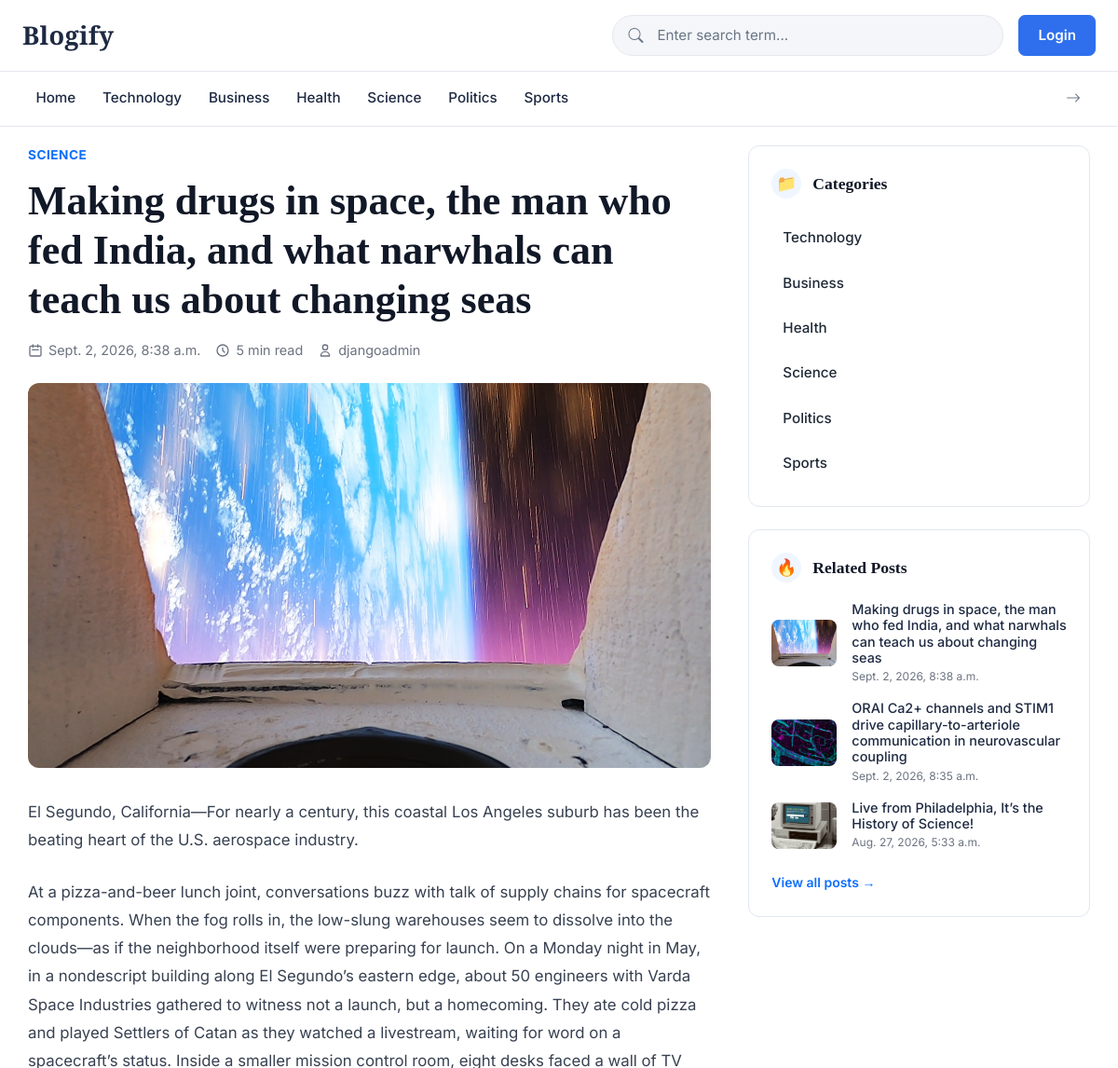
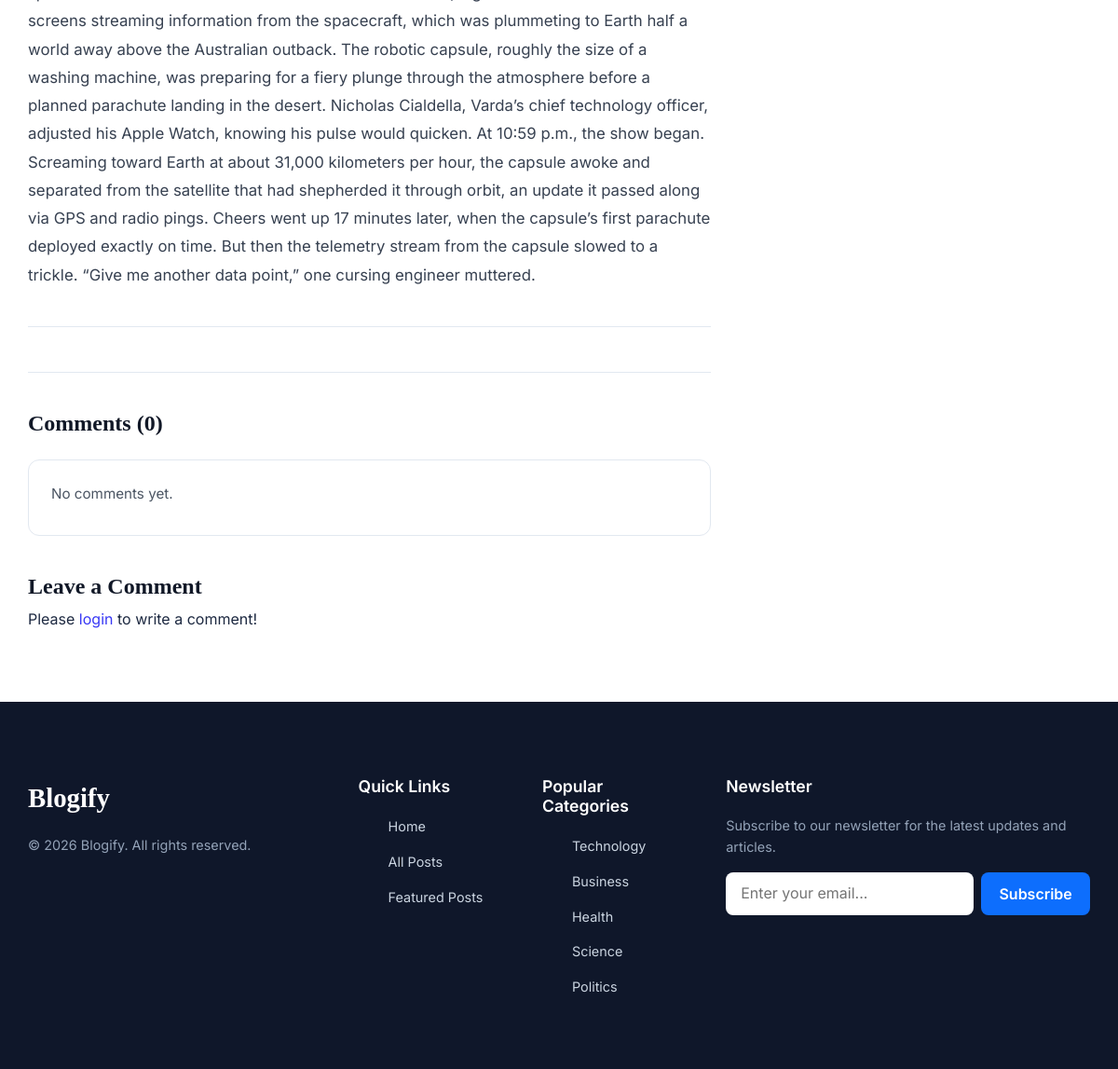
Screenshot of /blogs/making-drugs-in-space-the-man-who-fed-india-and-what-narwhals-can-teach-us-about-changing-seas-21/ with the database file from the repository (2 pictures, top to bottom).
### blogs/models.py (models this page shows, shortened)
class Category(models.Model):
    category_name = models.CharField(max_length=50, unique=True)
    created_at = models.DateTimeField(auto_now_add=True)
    updated_at = models.DateTimeField(auto_now=True)
    class Meta:
        verbose_name_plural = "Categories"
    def __str__(self):
        return self.category_name

class Blog(models.Model):
    title = models.CharField(max_length=100)
    slug = models.SlugField(max_length=150, unique=True, blank=True)
    category = models.ForeignKey(Category, on_delete=models.CASCADE, related_name='blogs')
    author = models.ForeignKey(User, on_delete=models.CASCADE, related_name='blogs')
    featured_image = models.ImageField(upload_to='uploads/%Y/%m/%d')
    short_description = models.TextField(max_length=500)
    blog_body = models.TextField(max_length=2000)
    status=models.CharField(max_length=20, choices=STATUS_CHOICES, default='Draft')
    is_featured = models.BooleanField(default=False)
    created_at = models.DateTimeField(auto_now_add=True)
    updated_at = models.DateTimeField(auto_now=True)

### blogs/views.py (the view, shortened to what this page needs)
# urls.py: path('blogs/<slug:slug>/', blogViews.post_by_slug, name='post_by_slug'),
def post_by_slug(request, slug):
    post = get_object_or_404(Blog, slug=slug)
    comments = Comment.objects.filter(blog=post)
    related_posts = Blog.objects.filter(category=post.category, status="Published").order_by("-created_at")[:3]
    context = {
        'post': post,
        'comments': comments,
        "comment_count": len(comments),
        "related_posts": related_posts
    }
    return render(request, 'blog.html', context)

### blogs/context_processors.py (called while the page is built)
def get_categories(request):
    categories = Category.objects.all().order_by('-updated_at')
    return dict(categories=categories)

def get_sociallinks(request):
    links = SocialLink.objects.all()
    return dict(social_links=links)

### templates/blog.html
{% extends 'base.html' %}
{% block content %}
<main class="container content-split">
    <article class="post-content">
        <header>
            <span class="post-category">{{post.category}}</span>
            <h1 class="post-title serif-heading">{{post.title}}</h1>
            <div class="post-meta">
                <div class="post-meta-item">
                    <svg width="16" height="16" fill="none" stroke="currentColor" stroke-width="2" viewBox="0 0 24 24">
                        <path stroke-linecap="round" stroke-linejoin="round"
                            d="M8 7V3m8 4V3m-9 8h10M5 21h14a2 2 0 002-2V7a2 2 0 00-2-2H5a2 2 0 00-2 2v12a2 2 0 002 2z">
                        </path>
                    </svg>
                    {{post.created_at}}
                </div>
                <div class="post-meta-item">
                    <svg width="16" height="16" fill="none" stroke="currentColor" stroke-width="2" viewBox="0 0 24 24">
                        <path stroke-linecap="round" stroke-linejoin="round"
                            d="M12 8v4l3 3m6-3a9 9 0 11-18 0 9 9 0 0118 0z"></path>
                    </svg>
                    5 min read
                </div>
                <div class="post-meta-item">
                    <svg width="16" height="16" fill="none" stroke="currentColor" stroke-width="2" viewBox="0 0 24 24">
                        <path stroke-linecap="round" stroke-linejoin="round"
                            d="M16 7a4 4 0 11-8 0 4 4 0 018 0zM12 14a7 7 0 00-7 7h14a7 7 0 00-7-7z"></path>
                    </svg>
                    {{post.author}}
                </div>
            </div>
        </header>
        <img src="{{post.featured_image.url}}" alt="Profit and profiteroles" class="post-hero-img">
         <div class="post-body">
            {{post.short_description}}
        </div>
        <br>
        <div class="post-body">
            {{post.blog_body}}
        </div>
        <div class="share-section"></div>
        <section class="comments-section">
            <h3 class="comments-header serif-heading">Comments ({{comment_count}})</h3>
            <div class="comments-container">
                 {% if comments %}
                 {% for comment in comments %}
                <div class="comment-item">
                    <div class="comment-content">
                        <div class="comment-top">
                            <span class="comment-name">{{comment.user}}</span>
                            <span class="comment-time">{{comment.created_at | timesince}}</span>
                        </div>
                        <p class="comment-text">{{comment.comment}}</p>
                    </div>
                </div>
                {% endfor %}
                {% else %}
                <div class="comment-item">
                    <div class="comment-content">
                        <p class="comment-text">No comments yet.</p>
                    </div>
                </div>
                {% endif %}
            </div>
            <h3 class="comments-header serif-heading" style="margin-bottom: 8px;">Leave a Comment</h3>
            {% if user.is_authenticated %}
            <form class="comment-form" action="" method="POST">
                {% csrf_token %}
                <textarea class="form-control" placeholder="Write your comment..." name="comment"></textarea>
                <button type="submit" class="btn btn-primary">Post Comment</button>
            </form>
            {% else %}
            <p>Please <span><a href="{% url 'login' %}" style="color: rgb(57, 57, 245);">login</a></span> to write a comment!</p>
            {% endif %}
        </section>
    </article>
    <aside class="sidebar-col">
        <div class="widget">
            <h3 class="widget-header-title serif-heading">
                <div class="widget-icon">📁</div>
                Categories
            </h3>
            <div class="cat-list">
                {% for cat in categories %}
                <a href="{% url 'posts_by_category' cat %}" class="cat-item" style="text-decoration: none; transition: .2s ease;">
                    <span>{{cat}}</span>
                </a>
                {% endfor %}
            </div>
        </div>
        <div class="widget">
            <h3 class="widget-header-title serif-heading">
                <div class="widget-icon">🔥</div>
                Related Posts
            </h3>
            <div class="recent-list" style="gap: 16px;">
                 {% for post in related_posts %}
                <a href="{% url 'post_by_slug' slug=post.slug %}" style="text-decoration: none; transition: .2s ease;">
                <article class="recent-item" style="padding: 0; border: none;">
                    <img src="{{post.featured_image.url}}" alt="Climate" class="recent-img" style="width: 70px; height: 50px;">
                    <div class="recent-content">
                        <h4 class="recent-title" style="font-size: 0.9rem; margin-bottom: 2px;">{{post.title}}</h4>
                        <div class="card-meta" style="font-size: 0.75rem;">{{post.created_at}}</div>
                    </div>
                </article>
                </a>
                {% endfor %}
            </div>
            <div style="margin-top: 20px;">
                <a href="{% url 'posts_by_category' post.category %}" class="view-all">View all posts &rarr;</a>
            </div>
        </div>
    </aside>
</main>
{% endblock %}

### templates/base.html (shortened to what this page needs)
{% load static %}
<!DOCTYPE html>
<html lang="en">
<head>
    <link href="https://getbootstrap.com/docs/4.0/dist/css/bootstrap.min.css" rel="stylesheet">
    <link rel="stylesheet" href="https://cdnjs.cloudflare.com/ajax/libs/font-awesome/7.3.1/css/all.min.css">
    <link href="https://cdn.jsdelivr.net/npm/bootstrap@5.3.3/dist/css/bootstrap.min.css" rel="stylesheet">
    <link href="https://cdn.jsdelivr.net/npm/bootstrap-icons@1.11.3/font/bootstrap-icons.min.css" rel="stylesheet">
    <link href="{% static 'css/blog.css'%}" rel="stylesheet">
    <link rel="stylesheet" href="{% static 'css/nav.css' %}">
</head>
<body>
    <header>
        <nav class="navbar navbar-expand-lg topbar py-3">
            <div class="container-fluid px-3 px-lg-4">
                <a href="{% url 'home' %}" class="brand" style="text-decoration: none; color: #1e2a42;">Blogify</a>
                <div class="collapse navbar-collapse" id="mainNav">
                    <div class="search ms-lg-auto mt-3 mt-lg-0">
                        <form class="input-group" action="{% url 'search' %}">
                            <span class="input-group-text search-icon"><i class="bi bi-search"></i></span>
                            <input type="search" class="form-control search-input" placeholder="Enter search term..."
                                name="base_search" value="{{ base_search }}">
                        </form>
                    </div>
                    <ul class="navbar-nav account-nav ms-lg-3">
                        {% if user.is_authenticated %}
                        <li class="nav-item">
                            <a href="{% url 'dashboard' %}" class="nav-link-custom">Dashboard</a>
                        </li>
                        <li class="nav-item">
                            <a href="{% url 'logout' %}" class="login">Logout</a>
                        </li>
                        {% else %}
                        <li class="nav-item">
                            <a href="{% url 'login' %}" class="login">Login</a>
                        </li>
                        {% endif %}
                    </ul>
                </div>
            </div>
        </nav>
        <nav class="category-bar">
            <div class="container-fluid px-3 px-lg-4">
                <div class="category-row">
                    <div class="category-scroll" id="categoryScroll">
                        <a href="{% url 'home' %}"
                            class="category-link {% if request.path == '/' %} active {%endif%}">Home</a>
                        {% for cat in categories %}
                        {% url 'posts_by_category' cat_name=cat as category_url %}
                        <a href="{% url 'posts_by_category' cat_name=cat %}"
                            class="category-link {% if category_url == request.path %} active {% endif %}">{{cat}}</a>
                        {% endfor %}
                    </div>
                    <button type="button" class="scroll-arrow border-0 bg-transparent" id="categoryArrow"
                        aria-label="More categories">
                        <i class="bi bi-arrow-right"></i>
                    </button>
                </div>
            </div>
        </nav>
    </header>
    {% block content %}
    {% endblock %}
    <footer class="footer">
        <div class="container footer-grid">
            <div class="footer-col">
                <div class="footer-logo">Blogify</div>
                <p class="footer-text">&copy; 2026 Blogify. All rights reserved.</p>
            </div>
            <div class="footer-col">
                <h4>Quick Links <span class="mobile-footer-toggle">+</span></h4>
                <ul class="footer-links">
                    <li><a href="#">Home</a></li>
                    <li><a href="{% url 'all_posts' %}">All Posts</a></li>
                    <li><a href="{% url 'all_featured_posts' %}">Featured Posts</a></li>
                </ul>
            </div>
            <div class="footer-col">
                <h4>Popular Categories <span class="mobile-footer-toggle">+</span></h4>
                <ul class="footer-links">
                    {% for cat in categories %}
                    {% if forloop.counter < 6 %}
                    <li><a href="{% url 'posts_by_category' cat.category_name %}">{{cat.category_name}}</a></li>
                    {% endif %}
                    {% endfor %}
                </ul>
            </div>
            <div class="footer-col">
                <h4>Newsletter</h4>
                <p class="footer-text" style="margin-bottom: 16px;">Subscribe to our newsletter for the latest updates
                    and articles.</p>
                <form class="newsletter-form">
                    <input type="email" placeholder="Enter your email...">
                    <button type="submit" class="btn btn-primary">Subscribe</button>
                </form>
            </div>
        </div>
    </footer>
</body>
</html>

### blogify_main/static/css/nav.css (style rules this page uses)
:root { --bg: #fff; --text: #1e2a42; --muted: #6b7686; --border: #e5e8ee; --accent: #2f6fed; --accent-hover: #1f5adb; --search: #f4f6f9; }
* { box-sizing: border-box }
html, body { margin: 0; background: var(--bg); color: var(--text); font-family: Inter, sans-serif; }
a { text-decoration: none }
.topbar { background: #fff; border-bottom: 1px solid var(--border); }
.brand { color: var(--text); font-family: "Playfair Display", serif; font-size: 1.7rem; font-weight: 800; letter-spacing: .3px; }
.search { width: 100%; max-width: 420px; }
.search .input-group { background: var(--search); border: 1px solid var(--border); border-radius: 50rem; overflow: hidden; transition: border-color .2s ease, box-shadow .2s ease, background .2s ease; }
.search-icon { background: transparent; border: 0; color: var(--muted); padding-left: 1rem; }
.search-input { background: transparent; border: 0; box-shadow: none !important; color: var(--text); padding: .6rem 1rem .6rem .25rem; font-size: .95rem; }
.search-input::placeholder { color: var(--muted) }
.account-nav { display: flex; align-items: center; gap: .5rem; }
.login { display: block; background: var(--accent); border: 1px solid var(--accent); color: #fff; font-size: .95rem; font-weight: 600; padding: .55rem 1.25rem; border-radius: .45rem; white-space: nowrap; transition: background .2s ease, border-color .2s ease; }
.category-bar { background: #fff; border-bottom: 1px solid var(--border); }
.category-row { display: flex; align-items: center; min-width: 0; }
.category-scroll { display: flex; align-items: stretch; flex: 1 1 auto; min-width: 0; overflow-x: auto; scrollbar-width: none; -webkit-overflow-scrolling: touch; scroll-behavior: smooth; }
.category-link { flex: 0 0 auto; color: var(--text); font-size: .95rem; font-weight: 500; padding: 1rem .9rem; border-bottom: 2px solid transparent; white-space: nowrap; transition: color .2s ease, border-color .2s ease; }
.scroll-arrow { flex: 0 0 auto; padding: .75rem 1rem; border-left: 1px solid var(--border); color: var(--muted); cursor: pointer; transition: color .2s ease, background .2s ease; }

### rows the page displays
Category: category_name "Technology"
Category: category_name "Business"
Category: category_name "Health"
Category: category_name "Science"
Category: category_name "Politics"
Category: category_name "Sports"
Blog: category "SCIENCE", title "Making drugs in space, the man who fed India, and what narwhals can teach us about changing seas", created_at "Sept. 2, 2026, 8:38 a.m.", author "djangoadmin", featured_image (picture), short_description "El Segundo, California—For nearly a century, this coastal Los Angeles suburb has been the beating heart of the U.S. aerospace industry.", blog_body "At a pizza-and-beer lunch joint, conversations buzz with talk of supply chains for spacecraft components. When the fog rolls in, the low-slung warehouses seem to dissolve into the clouds—as if the neighborhood itself were preparing for launch. On a Monday night in May, in a nondescript building along El Segundo’s eastern edge, about 50 engineers with Varda Space Industries gathered to witness not a launch, but a homecoming. They ate cold pizza and played Settlers of Catan as they watched a livestream, waiting for word on a spacecraft’s status. Inside a smaller mission control room, eight desks faced a wall of TV screens streaming information from the spacecraft, which was plummeting to…"
Blog: featured_image (picture), title "ORAI Ca2+ channels and STIM1 drive capillary-to-arteriole communication in neurovascular coupling", created_at "Sept. 2, 2026, 8:35 a.m."
Blog: featured_image (picture), title "Live from Philadelphia, It’s the History of Science!", created_at "Aug. 27, 2026, 5:33 a.m."

### other values shown
{{ comment_count }} "0"
